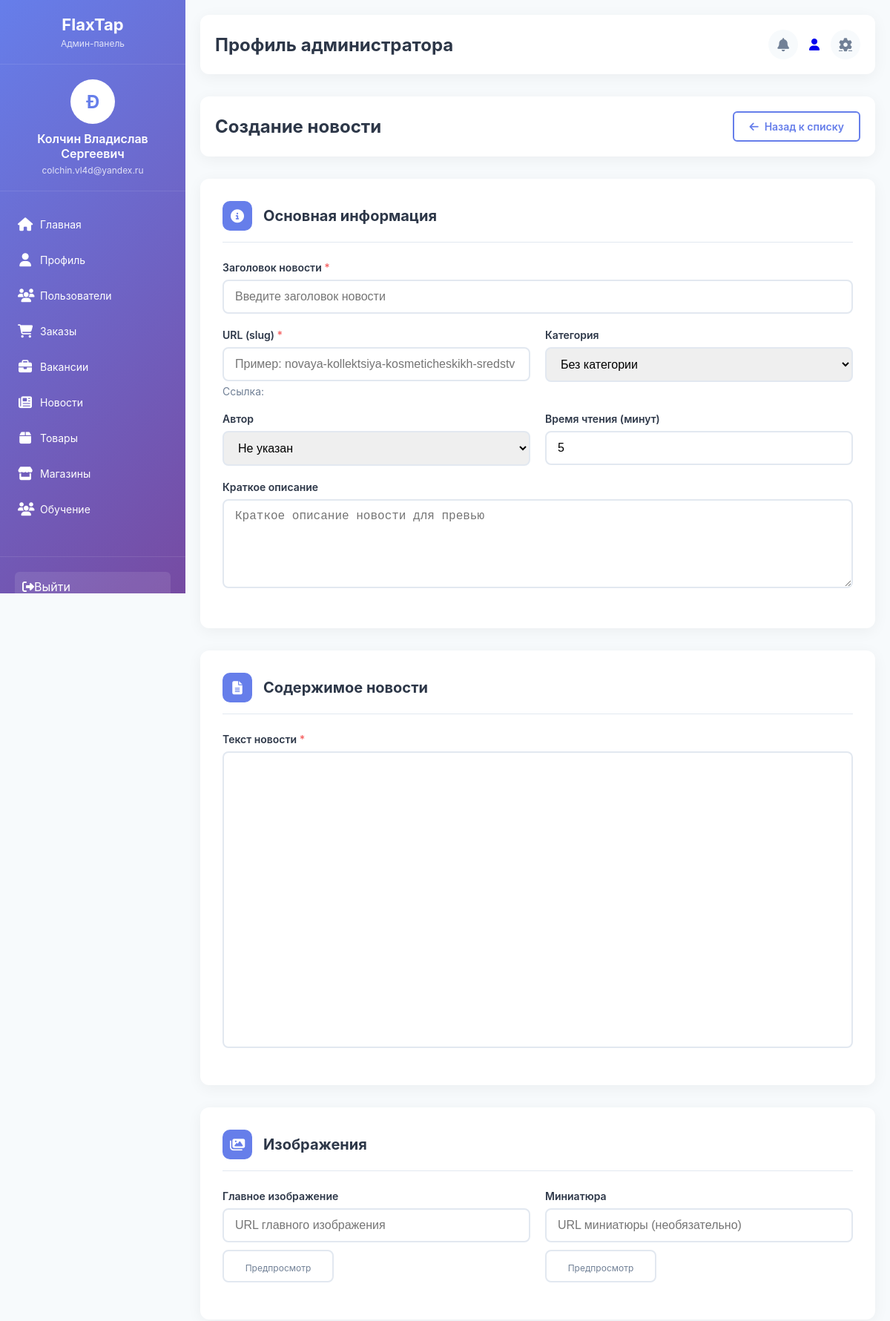
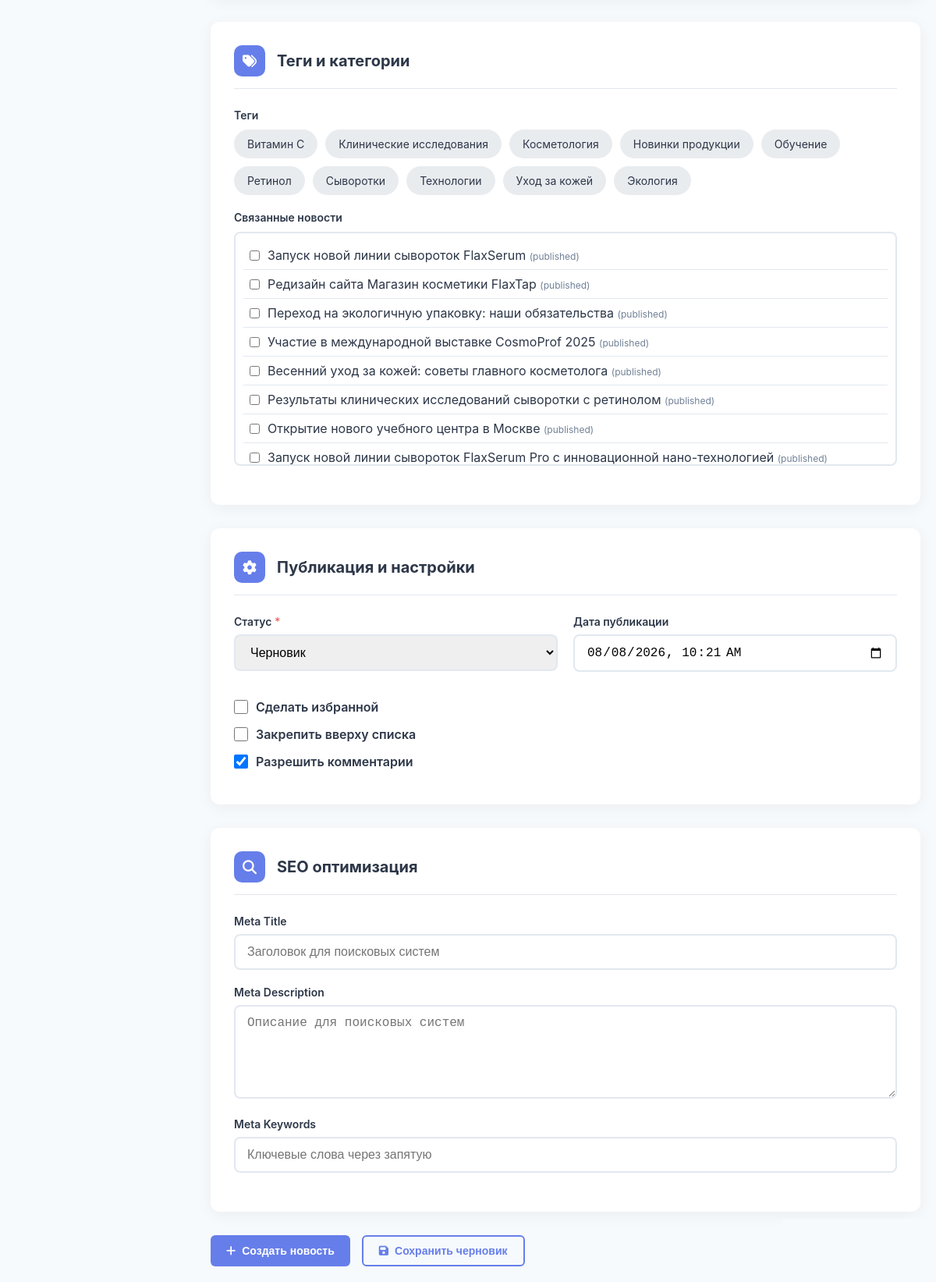
The page /admin/news/create.php (signed in) on the database its author committed (2 pictures, top to bottom).
### tables this page shows
CREATE TABLE `news_tags` (
  `id` int NOT NULL,
  `name` varchar(50) NOT NULL COMMENT 'Название тега',
  `slug` varchar(50) NOT NULL COMMENT 'URL тега',
  `color` varchar(20) DEFAULT '#3498db' COMMENT 'Цвет тега',
  `is_active` tinyint(1) DEFAULT '1',
  `created_at` timestamp NULL DEFAULT CURRENT_TIMESTAMP
);

CREATE TABLE `news` (
  `id` int NOT NULL,
  `title` varchar(200) NOT NULL COMMENT 'Заголовок новости',
  `slug` varchar(200) NOT NULL COMMENT 'URL новости',
  `excerpt` text COMMENT 'Краткое описание',
  `content` longtext COMMENT 'Полный текст новости',
  `category_id` int DEFAULT NULL COMMENT 'Категория новости',
  `author_id` int DEFAULT NULL COMMENT 'Автор новости',
  `main_image_url` varchar(500) DEFAULT NULL COMMENT 'Главное изображение',
  `thumbnail_url` varchar(500) DEFAULT NULL COMMENT 'Миниатюра для списка',
  `status` enum('draft','published','archived') DEFAULT 'draft' COMMENT 'Статус новости',
  `published_at` datetime DEFAULT NULL COMMENT 'Дата публикации',
  `reading_time_minutes` int DEFAULT '5' COMMENT 'Время чтения в минутах',
  `views_count` int DEFAULT '0' COMMENT 'Количество просмотров',
  `shares_count` int DEFAULT '0' COMMENT 'Количество репостов',
  `comments_count` int DEFAULT '0' COMMENT 'Количество комментариев',
  `meta_title` varchar(200) DEFAULT NULL,
  `meta_description` text,
  `meta_keywords` text,
  `is_featured` tinyint(1) DEFAULT '0' COMMENT 'Показана на главной',
  `is_pinned` tinyint(1) DEFAULT '0' COMMENT 'Закрепленная новость',
  `allow_comments` tinyint(1) DEFAULT '1' COMMENT 'Разрешены комментарии',
  `created_by` int DEFAULT NULL COMMENT 'Кто создал новость',
  `updated_by` int DEFAULT NULL COMMENT 'Кто обновил новость',
  `created_at` timestamp NULL DEFAULT CURRENT_TIMESTAMP,
  `updated_at` timestamp NULL DEFAULT CURRENT_TIMESTAMP ON UPDATE CURRENT_TIMESTAMP
);

### admin/news/create.php (the view, shortened to what this page needs)
<?php
include "../config/database.php";
$tags_query = "SELECT * FROM news_tags WHERE is_active = 1 ORDER BY name";
$tags_result = mysqli_query($conn, $tags_query);
$related_news_query = "SELECT id, title, status FROM news WHERE status = 'published' ORDER BY created_at DESC LIMIT 50";
$related_news_result = mysqli_query($conn, $related_news_query);
?>
<!DOCTYPE html>
<html lang="ru">
<head>
    <link rel="stylesheet" href="../assets/style/style.css">
    <link rel="stylesheet" href="https://cdnjs.cloudflare.com/ajax/libs/font-awesome/6.4.0/css/all.min.css">
    <link href="https://cdn.quilljs.com/1.3.6/quill.snow.css" rel="stylesheet">
    <link rel="stylesheet" href="../assets/style/news/create.css">
</head>
<body>
    <?php include "../inc/sidebar.php"; ?>
    <main class="main-content">
        <?php include "../inc/header.php"; ?>
        <div class="header">
            <h1>Создание новости</h1>
            <a href="index.php" class="btn btn-outline">
                <i class="fas fa-arrow-left"></i> Назад к списку
            </a>
        </div>
        <div class="create-container">
            <form method="POST" id="newsForm" enctype="multipart/form-data">
                <div class="form-section">
                    <div class="section-header">
                        <i class="fas fa-info-circle"></i>
                        <h2>Основная информация</h2>
                    </div>
                    <div class="form-group">
                        <label for="title" class="form-label required">Заголовок новости</label>
                        <input type="text" id="title" name="title" class="form-control" required
                               maxlength="200" placeholder="Введите заголовок новости">
                    </div>
                    <div class="row">
                        <div class="form-group">
                            <label for="slug" class="form-label required">URL (slug)</label>
                            <input type="text" id="slug" name="slug" class="form-control" required
                                   placeholder="Пример: novaya-kollektsiya-kosmeticheskikh-sredstv">
                            <div class="slug-preview">
                                Ссылка: <a href="#" id="slugPreview" target="_blank"></a>
                            </div>
                        </div>
                        <div class="form-group">
                            <label for="category_id" class="form-label">Категория</label>
                            <select id="category_id" name="category_id" class="form-control">
                                <option value="">Без категории</option>
                            </select>
                        </div>
                    </div>
                    <div class="row">
                        <div class="form-group">
                            <label for="author_id" class="form-label">Автор</label>
                            <select id="author_id" name="author_id" class="form-control">
                                <option value="">Не указан</option>
                            </select>
                        </div>
                        <div class="form-group">
                            <label for="reading_time_minutes" class="form-label">Время чтения (минут)</label>
                            <input type="number" id="reading_time_minutes" name="reading_time_minutes"
                                   class="form-control" min="1" max="60" value="5">
                        </div>
                    </div>
                    <div class="form-group">
                        <label for="excerpt" class="form-label">Краткое описание</label>
                        <textarea id="excerpt" name="excerpt" class="form-control" rows="3"
                                  placeholder="Краткое описание новости для превью"></textarea>
                    </div>
                </div>
                <div class="form-section">
                    <div class="section-header">
                        <i class="fas fa-file-alt"></i>
                        <h2>Содержимое новости</h2>
                    </div>
                    <div class="form-group">
                        <label for="content" class="form-label required">Текст новости</label>
                        <div class="editor-container">
                        </div>
                    </div>
                </div>
                <div class="form-section">
                    <div class="section-header">
                        <i class="fas fa-images"></i>
                        <h2>Изображения</h2>
                    </div>
                    <div class="row">
                        <div class="form-group">
                            <label for="main_image_url" class="form-label">Главное изображение</label>
                            <input type="text" id="main_image_url" name="main_image_url" class="form-control"
                                   placeholder="URL главного изображения">
                            <div class="image-preview">
                                <div class="image-preview-item" id="mainImagePreview">
                                    <p>Предпросмотр</p>
                                </div>
                            </div>
                        </div>
                        <div class="form-group">
                            <label for="thumbnail_url" class="form-label">Миниатюра</label>
                            <input type="text" id="thumbnail_url" name="thumbnail_url" class="form-control"
                                   placeholder="URL миниатюры (необязательно)">
                            <div class="image-preview">
                                <div class="image-preview-item" id="thumbnailPreview">
                                    <p>Предпросмотр</p>
                                </div>
                            </div>
                        </div>
                    </div>
                </div>
                <div class="form-section">
                    <div class="section-header">
                        <i class="fas fa-tags"></i>
                        <h2>Теги и категории</h2>
                    </div>
                    <div class="form-group">
                        <label class="form-label">Теги</label>
                        <div class="tags-container">
                            <?php mysqli_data_seek($tags_result, 0); ?>
                            <?php while($tag = mysqli_fetch_assoc($tags_result)): ?>
                                <label class="tag-item">
                                    <?php echo htmlspecialchars($tag['name']); ?>
                                </label>
                            <?php endwhile; ?>
                        </div>
                    </div>
                    <div class="form-group">
                        <label class="form-label">Связанные новости</label>
                        <div class="related-news-list">
                            <?php mysqli_data_seek($related_news_result, 0); ?>
                            <?php while($related = mysqli_fetch_assoc($related_news_result)): ?>
                                <div class="related-item">
                                    <input type="checkbox" name="related_news[]" value="<?php echo $related['id']; ?>"
                                           id="related_<?php echo $related['id']; ?>">
                                    <label for="related_<?php echo $related['id']; ?>" style="cursor: pointer; flex: 1;">
                                        <?php echo htmlspecialchars($related['title']); ?>
                                        <span style="color: var(--gray-color); font-size: 12px;">
                                            (<?php echo $related['status']; ?>)
                                        </span>
                                    </label>
                                </div>
                            <?php endwhile; ?>
                        </div>
                    </div>
                </div>
                <div class="form-section">
                    <div class="section-header">
                        <i class="fas fa-cog"></i>
                        <h2>Публикация и настройки</h2>
                    </div>
                    <div class="row">
                        <div class="form-group">
                            <label for="status" class="form-label required">Статус</label>
                            <select id="status" name="status" class="form-control" required>
                                <option value="draft">Черновик</option>
                            </select>
                        </div>
                        <div class="form-group">
                            <label for="published_at" class="form-label">Дата публикации</label>
                            <input type="datetime-local" id="published_at" name="published_at" class="form-control"
                                   value="<?php echo date('Y-m-d\TH:i'); ?>">
                        </div>
                    </div>
                    <div class="checkbox-group">
                        <input type="checkbox" id="is_featured" name="is_featured" value="1">
                        <label for="is_featured">Сделать избранной</label>
                    </div>
                    <div class="checkbox-group">
                        <input type="checkbox" id="is_pinned" name="is_pinned" value="1">
                        <label for="is_pinned">Закрепить вверху списка</label>
                    </div>
                    <div class="checkbox-group">
                        <input type="checkbox" id="allow_comments" name="allow_comments" value="1" checked>
                        <label for="allow_comments">Разрешить комментарии</label>
                    </div>
                </div>
                <div class="form-section">
                    <div class="section-header">
                        <i class="fas fa-search"></i>
                        <h2>SEO оптимизация</h2>
                    </div>
                    <div class="form-group">
                        <label for="meta_title" class="form-label">Meta Title</label>
                        <input type="text" id="meta_title" name="meta_title" class="form-control"
                               maxlength="200" placeholder="Заголовок для поисковых систем">
                    </div>
                    <div class="form-group">
                        <label for="meta_description" class="form-label">Meta Description</label>
                        <textarea id="meta_description" name="meta_description" class="form-control" rows="3"
                                  maxlength="500" placeholder="Описание для поисковых систем"></textarea>
                    </div>
                    <div class="form-group">
                        <label for="meta_keywords" class="form-label">Meta Keywords</label>
                        <input type="text" id="meta_keywords" name="meta_keywords" class="form-control"
                               placeholder="Ключевые слова через запятую">
                    </div>
                </div>
                <div style="display: flex; gap: 15px; margin-top: 30px;">
                    <button type="submit" class="btn btn-primary">
                        <i class="fas fa-plus"></i> Создать новость
                    </button>
                    <button type="button" onclick="saveDraft()" class="btn btn-outline">
                        <i class="fas fa-save"></i> Сохранить черновик
                    </button>
                </div>
            </form>
        </div>
    </main>
</body>
</html>

### rows shown on the page
news_tags: name "Витамин C"
news_tags: name "Клинические исследования"
news_tags: name "Косметология"
news_tags: name "Новинки продукции"
news_tags: name "Обучение"
news_tags: name "Ретинол"
news_tags: name "Сыворотки"
news_tags: name "Технологии"
news_tags: name "Уход за кожей"
news_tags: name "Экология"
news: title "Запуск новой линии сывороток FlaxSerum", status "published"
news: title "Редизайн сайта Магазин косметики FlaxTap", status "published"
news: title "Переход на экологичную упаковку: наши обязательства", status "published"
news: title "Участие в международной выставке CosmoProf 2025", status "published"
news: title "Весенний уход за кожей: советы главного косметолога", status "published"
news: title "Результаты клинических исследований сыворотки с ретинолом", status "published"
news: title "Открытие нового учебного центра в Москве", status "published"
news: title "Запуск новой линии сывороток FlaxSerum Pro с инновационной нано-технологией", status "published"

### other values the page prints
substr($admin['name'], 0, 1) "Ð"
$admin['name'] "Колчин Владислав Сергеевич"
$admin['email'] "colchin.vl4d@yandex.ru"
